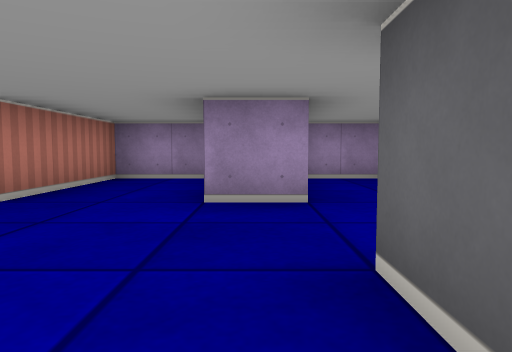
[1] (above)

14 first-person views from a walk through a cub3D maze. The camera is about half as high as the walls, tilts 4° down and sees 70° across. The floor is counted in squares. Each view is taken from the middle of a square. On the plan, view 1 faces up. The plan holds only what a view shows up to about 9 squares ahead; the rest is blank.

[2]
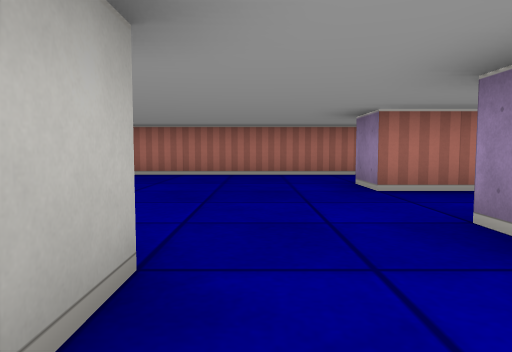

[3]
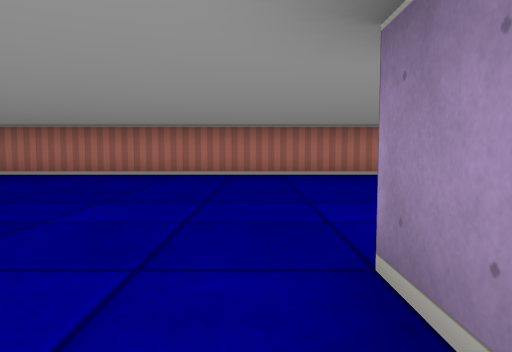

[4]
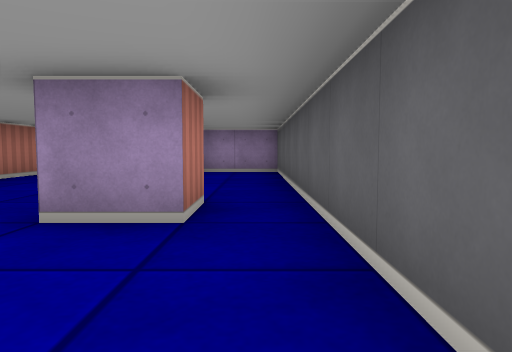

[5]
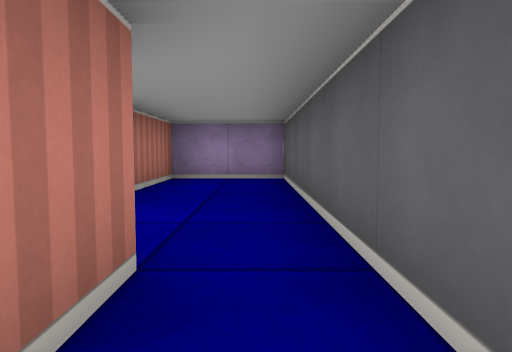

[6]
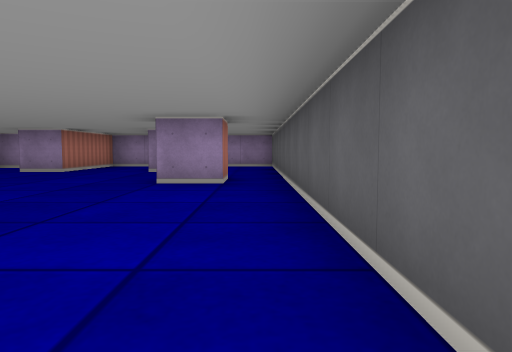

[7]
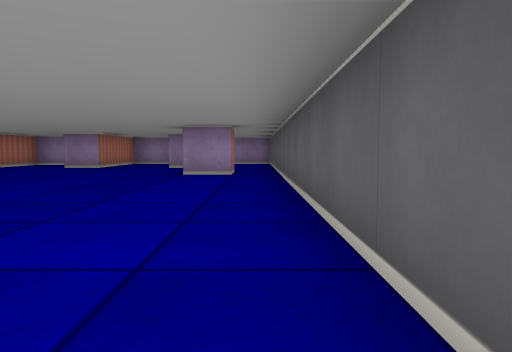

[8]
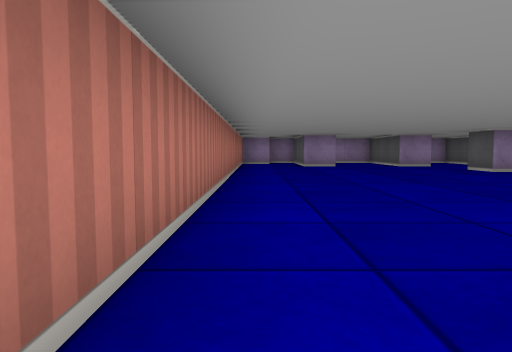

[9]
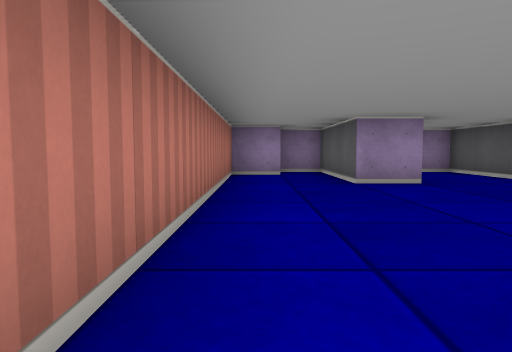

[10]
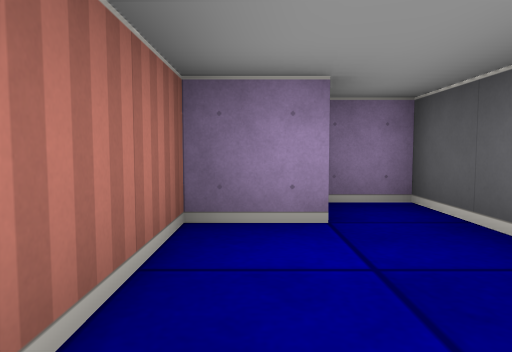

[11]
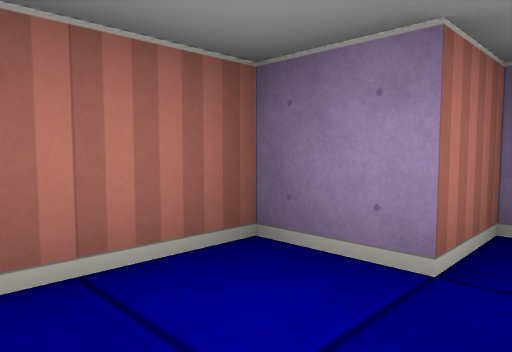

[12]
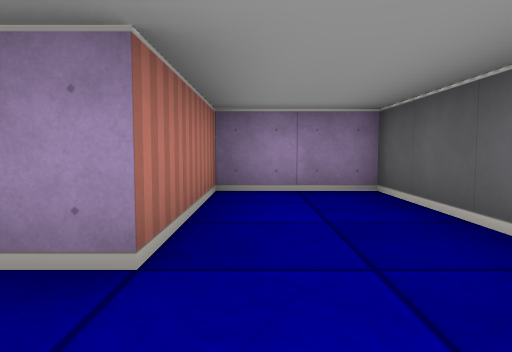

[13]
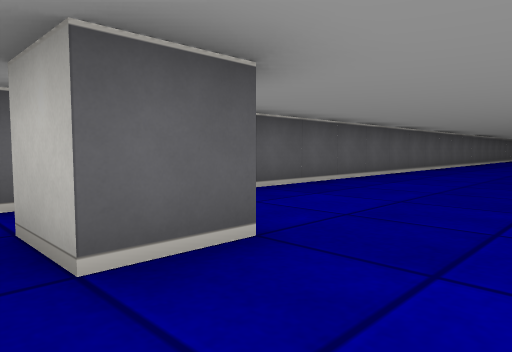

[14]
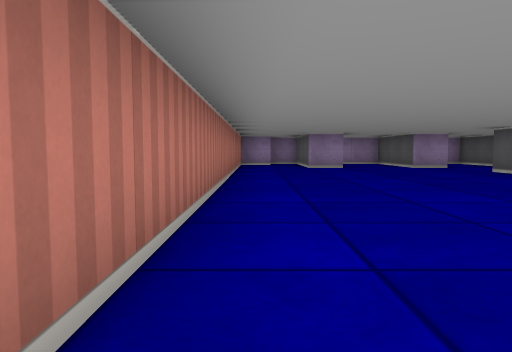

### Floor plan
Points are (right, up) in squares from view 1. A wall is a line through its corners. A room is listed if a view was taken in it or the views show most of it. See-through windows are left out.
Room 1 (views 1, 2, 3, 4, 5, 6, 7, 8, 9, 10, 11, 12, 13, 14)
walls: (2.5, -7.4) (2.5, 6.5) (0.5, 6.5) (0.5, 3.5) (-0.5, 3.5); (0.5, 0.5) (0.5, 1.5) (1.5, 1.5) (1.5, 0.5) (0.5, 0.5); (-0.5, 4.4) (-0.5, 6.5) (-2.5, 6.5) (-2.5, 3.5) (-3.5, 3.5) (-3.5, 6.5) (-4.5, 6.5) (-4.5, 5.5) (-5.5, 5.5) (-5.5, -7.4)

Where each view was taken, in squares from view 1:
view 1: 0 up, 0 right, facing up
view 2: 2 up, 2 right, facing left
view 3: 0 up, 2 right, facing left
view 4: 2 down, 2 right, facing up
view 5: 0 up, 2 right, facing up
view 6: 5 down, 2 right, facing up
view 7: 7 down, 2 right, facing up
view 8: 8 down, 5 left, facing up
view 9: 2 down, 5 left, facing up
view 10: 3 up, 5 left, facing up
view 11: 4 up, 4 left, facing up-left
view 12: 2 up, 1 right, facing up
view 13: 2 up, 1 left, facing down-right
view 14: 7 down, 5 left, facing up
